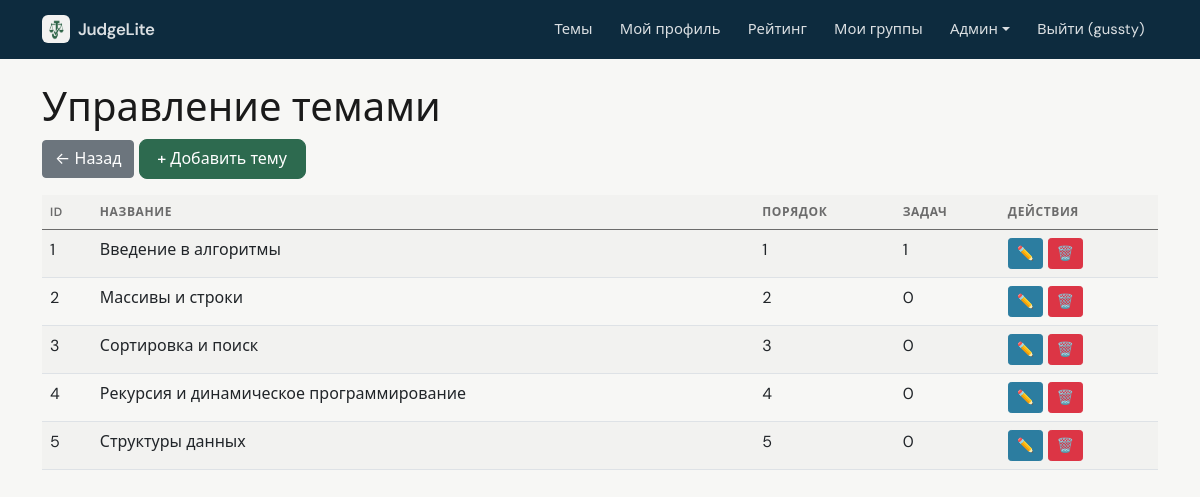
/admin/topics (signed in), run on the app's committed database.
### data/users.py (models this page shows, shortened)
class User(SqlAlchemyBase, UserMixin, SerializerMixin):
    __tablename__ = 'users'
    id = sqlalchemy.Column(sqlalchemy.Integer, primary_key=True, autoincrement=True)
    name = sqlalchemy.Column(sqlalchemy.String, nullable=True)
    about = sqlalchemy.Column(sqlalchemy.String, nullable=True)
    email = sqlalchemy.Column(sqlalchemy.String, index=True, unique=True, nullable=True)
    hashed_password = sqlalchemy.Column(sqlalchemy.String, nullable=True)
    created_date = sqlalchemy.Column(sqlalchemy.DateTime, default=datetime.datetime.now)
    is_admin = sqlalchemy.Column(sqlalchemy.Boolean, default=False)
    is_super_admin = sqlalchemy.Column(sqlalchemy.Boolean, default=False)
    avatar_filename = sqlalchemy.Column(sqlalchemy.String, nullable=True)  # новое поле
    submissions = orm.relationship("Submission", back_populates="user")

### data/topics.py (models this page shows)
class Topic(SqlAlchemyBase):
    __tablename__ = 'topics'
    id = sqlalchemy.Column(sqlalchemy.Integer, primary_key=True, autoincrement=True)
    title = sqlalchemy.Column(sqlalchemy.String, nullable=False)
    description = sqlalchemy.Column(sqlalchemy.Text, nullable=True)
    order = sqlalchemy.Column(sqlalchemy.Integer, default=0)
    theory = sqlalchemy.Column(sqlalchemy.Text, nullable=True)
    created_by = sqlalchemy.Column(sqlalchemy.Integer, sqlalchemy.ForeignKey("users.id"), nullable=True)
    is_system = sqlalchemy.Column(sqlalchemy.Boolean, default=False)
    created_at = sqlalchemy.Column(sqlalchemy.DateTime, default=datetime.datetime.now)
    tasks = orm.relationship("Task", back_populates="topic")

### app.py (the view)
@app.route('/admin/topics')
@super_admin_required
def admin_topics():
    with db_session.session_scope() as session:
        topics = session.query(Topic).order_by(Topic.order).all()
        return render_template('admin/topics.html', topics=topics)

### app.py (called while the page is built)
@login_manager.user_loader
def load_user(user_id):
    session = db_session.create_session()
    user = session.get(User, int(user_id))
    if user:
        _ = user.is_admin
        _ = user.is_super_admin
    session.close()
    return user

@app.context_processor
def inject_user():
    return dict(current_user=current_user)

### data/db_session.py (called while the page is built)
def create_session() -> Session:
    global __factory
    return __factory()

@contextmanager
def session_scope():
    session = create_session()
    try:
        yield session
        session.commit()
    except Exception:
        session.rollback()
        raise
    finally:
        session.close()

### utils/auth.py (called while the page is built)
def super_admin_required(f):
    @wraps(f)
    def decorated_function(*args, **kwargs):
        if not current_user.is_authenticated or not current_user.is_super_admin:
            flash('Доступ запрещён. Требуются права владельца.', 'danger')
            return redirect(url_for('index'))
        return f(*args, **kwargs)
    return decorated_function

### templates/admin/topics.html
{% extends "admin/base.html" %}
{% block content %}
<h1>Управление темами</h1>
<a href="{{ url_for('admin_dashboard') }}" class="btn btn-secondary mb-3">← Назад</a>
<a href="{{ url_for('add_topic') }}" class="btn btn-primary mb-3">+ Добавить тему</a>
<table class="table table-striped">
    <thead>
        <tr><th>ID</th><th>Название</th><th>Порядок</th><th>Задач</th><th>Действия</th></tr>
    </thead>
    <tbody>
        {% for topic in topics %}
        <tr>
            <td>{{ topic.id }}</td>
            <td>{{ topic.title }}</td>
            <td>{{ topic.order }}</td>
            <td>{{ topic.tasks|length }}</td>
            <td>
                <a href="{{ url_for('edit_topic', topic_id=topic.id) }}" class="btn btn-sm btn-info">✏️</a>
                <a href="{{ url_for('delete_topic', topic_id=topic.id) }}" class="btn btn-sm btn-danger" onclick="return confirm('Удалить тему и все её задачи?')">🗑️</a>
            </td>
        </tr>
        {% endfor %}
    </tbody>
</table>
{% endblock %}

### templates/base.html (shortened to what this page needs)
<!doctype html>
<html lang="ru">
<head>
    <link href="https://cdn.jsdelivr.net/npm/bootstrap@5.0.2/dist/css/bootstrap.min.css" rel="stylesheet">
    <link href="{{ url_for('static', filename='app.css') }}" rel="stylesheet">
</head>
<body class="app-body {% block body_class %}{% endblock %}">
    <nav class="navbar navbar-expand-lg app-navbar">
        <div class="container">
            <a class="navbar-brand d-flex align-items-center gap-2" href="{{ url_for('index') }}">
                <img src="{{ url_for('static', filename='judgelite-mark.png') }}" alt="" class="app-brand-mark" width="28" height="28">
                <span>JudgeLite</span>
            </a>
            <div class="collapse navbar-collapse" id="navbarNav">
                <ul class="navbar-nav ms-auto">
                    <li class="nav-item"><a class="nav-link" href="{{ url_for('topics_list') }}">Темы</a></li>
                    {% if current_user.is_authenticated %}
                        <li class="nav-item"><a class="nav-link" href="{{ url_for('profile') }}">Мой профиль</a></li>
                        <li class="nav-item"><a class="nav-link" href="{{ url_for('rating') }}">Рейтинг</a></li>
                        <li class="nav-item"><a class="nav-link" href="{{ url_for('my_groups') }}">Мои группы</a></li>
                        {% if current_user.is_admin %}
                            <li class="nav-item dropdown">
                                <a class="nav-link dropdown-toggle" href="#" id="adminDropdown" role="button" data-bs-toggle="dropdown">Админ</a>
                            </li>
                        {% endif %}
                        <li class="nav-item"><a class="nav-link" href="{{ url_for('logout') }}">Выйти ({{ current_user.name }})</a></li>
                    {% else %}
                        <li class="nav-item"><a class="nav-link" href="{{ url_for('login') }}">Войти</a></li>
                        <li class="nav-item"><a class="nav-link" href="{{ url_for('register') }}">Регистрация</a></li>
                    {% endif %}
                </ul>
            </div>
        </div>
    </nav>
    <div class="container mt-4" style="padding-bottom: 80px;">
        {% block content %}{% endblock %}
    </div>
</body>
</html>

### static/app.css (style rules this page uses)
:root { --app-bg: #f7f7f5; --app-surface: #ffffff; --app-text: #1a1a1a; --app-muted: #6b6b6b; --app-border: #e8e8e6; --app-accent: #2d6a4f; --app-accent-hover: #1b4332; --app-radius: 10px; --app-font: "DM Sans", system-ui, -apple-system, "Segoe UI", Roboto, sans-serif; --chart-grid: rgba(0, 0, 0, 0.06); --chart-muted: #6b6b6b; --chart-donut-border: #ffffff; }
.app-brand-mark { border-radius: 6px; flex-shrink: 0; }
.app-body { font-family: var(--app-font); background-color: var(--app-bg); color: var(--app-text); min-height: 100vh; -webkit-font-smoothing: antialiased; }
.app-body .container.mt-4 { padding-bottom: 5rem !important; }
.app-navbar { background: var(--app-surface) !important; border-bottom: 1px solid var(--app-border) !important; padding-top: 0.65rem; padding-bottom: 0.65rem; }
.app-navbar .navbar-brand { font-weight: 600; letter-spacing: -0.02em; color: var(--app-text) !important; font-size: 1.05rem; }
.app-navbar .nav-link { color: var(--app-muted) !important; font-size: 0.925rem; padding: 0.5rem 0.85rem !important; border-radius: 6px; transition: color 0.15s ease, background 0.15s ease; }
.app-body .table { margin-bottom: 0; }
.app-body .table thead th { font-size: 0.75rem; text-transform: uppercase; letter-spacing: 0.05em; color: var(--app-muted); font-weight: 600; border-bottom-width: 1px; background: rgba(0, 0, 0, 0.02); }
.app-body .table-striped > tbody > tr:nth-of-type(odd) > * { --bs-table-accent-bg: rgba(0, 0, 0, 0.02); }
.app-body .btn-primary { background-color: var(--app-accent); border-color: var(--app-accent); font-weight: 500; border-radius: 8px; padding: 0.45rem 1.1rem; }
.admin-mode .app-navbar { background: #0d2b3e !important; border-bottom: none !important; }
.admin-mode .app-navbar .navbar-brand, .admin-mode .app-navbar .nav-link { color: rgba(255, 255, 255, 0.85) !important; }

### templates/admin/base.html (style rules this page uses)
.btn-primary { background-color: #1e4a76; border-color: #1e4a76; }
.btn-info { background-color: #2c7da0; border-color: #2c7da0; }
.table { --bs-table-striped-bg: #e9ecef; }
body { background-color: #f4f6f8; }

### data on the page
User: name "gussty"
Topic: id "1", title "Введение в алгоритмы", order "1", tasks|length "1"
Topic: id "2", title "Массивы и строки", order "2", tasks|length "0"
Topic: id "3", title "Сортировка и поиск", order "3", tasks|length "0"
Topic: id "4", title "Рекурсия и динамическое программирование", order "4", tasks|length "0"
Topic: id "5", title "Структуры данных", order "5", tasks|length "0"
